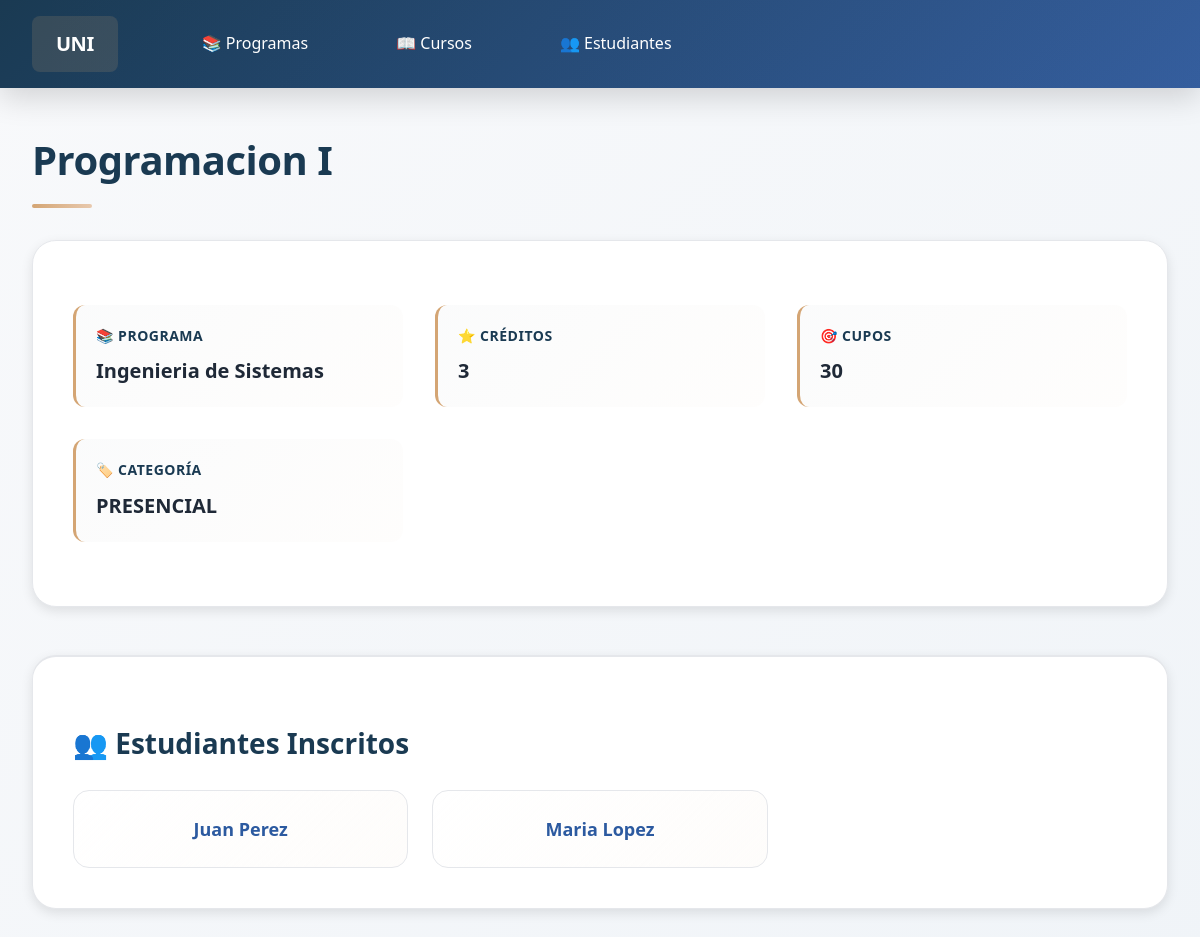
Screenshot of /cursos/1/ with the database file from the repository.
### universidad/models.py (models this page shows, shortened)
class Course(models.Model):
    CATEGORIES = [
        ("PRESENCIAL", "Presencial"),
        ("VIRTUAL", "Virtual"),
        ("HIBRIDO", "Híbrido"),
    ]
    name = models.CharField(max_length=100)
    program = models.ForeignKey(
        Program,
        on_delete=models.CASCADE,
        related_name="courses"
    )
    quotas = models.IntegerField()
    credit_number = models.IntegerField()
    category = models.CharField(
        max_length=10,
        choices=CATEGORIES,
        default="PRESENCIAL"
    )

class Program(models.Model):
    TYPES = [
        ("PREGRADO", "Pregrado"),
        ("POSGRADO", "Posgrado"),
        ("TECNOLOGO", "Tecnólogo"),
        ("ESPECIALIZACION", "Especialización"),
        ("MASTER", "Master"),
    ]
    name = models.CharField(max_length=120)
    type_program = models.CharField(
        max_length=20,
        choices=TYPES,
        default="PREGRADO"
    )

class Inscription(models.Model):
    student = models.ForeignKey(
        Student,
        on_delete=models.CASCADE,
        related_name="inscriptions"
    )
    course = models.ForeignKey(
        Course,
        on_delete=models.CASCADE,
        related_name="inscriptions"
    )
    date = models.DateField(auto_now_add=True)
    class Meta:
        constraints = [
            models.UniqueConstraint(
                fields=["student", "course"],
                name="unique_student_course"
            )
        ]

class Student(models.Model):
    name = models.CharField(max_length=100)
    email = models.EmailField(unique=True)

### universidad/views.py (the view)
# urls.py: path("cursos/<int:id>/", views.course_detail, name="course_detail"),
def course_detail(request, id):
    course = get_object_or_404(Course, id=id)
    return render(request, "universidad/course_detail.html", {
        "course": course
    })

### universidad/templates/universidad/course_detail.html (shortened to what this page needs)
{% extends "universidad/base.html" %}
{% block content %}
<h1>{{ course.name }}</h1>
<div class="detail-container">
    <div class="detail-row">
        <div class="detail-item">
            <strong>📚 Programa</strong>
            <span>{{ course.program.name }}</span>
        </div>
        <div class="detail-item">
            <strong>⭐ Créditos</strong>
            <span>{{ course.credit_number }}</span>
        </div>
        <div class="detail-item">
            <strong>🎯 Cupos</strong>
            <span>{{ course.quotas }}</span>
        </div>
        <div class="detail-item">
            <strong>🏷️ Categoría</strong>
            <span>{{ course.category }}</span>
        </div>
    </div>
</div>
<div class="detail-container enrollments-section">
    <h2>👥 Estudiantes Inscritos</h2>
    {% if course.inscriptions.all %}
        <div class="enrollments-grid">
            {% for ins in course.inscriptions.all %}
                <div class="student-card">
                    <a href="{% url 'universidad:student_detail' ins.student.id %}">
                        {{ ins.student.name }}
                    </a>
                </div>
            {% endfor %}
        </div>
    {% else %}
        <div class="empty-state">
            No hay estudiantes inscritos en este curso.
        </div>
    {% endif %}
</div>
{% endblock %}

### universidad/static/css/main.css (style rules this page uses)
* { margin: 0; padding: 0; box-sizing: border-box; }
:root { --primary: #1a3a52; --primary-light: #2c5aa0; --accent: #d4a574; --accent-light: #e8c9ae; --success: #10b981; --danger: #ef4444; --bg-primary: #f8f9fb; --bg-secondary: #ffffff; --text-primary: #1f2937; --text-secondary: #6b7280; --border: #e5e7eb; --shadow-sm: 0 2px 4px rgba(0, 0, 0, 0.05); --shadow-md: 0 4px 12px rgba(0, 0, 0, 0.1); --shadow-lg: 0 10px 30px rgba(0, 0, 0, 0.15); }
html { scroll-behavior: smooth; }
body { font-family: 'Segoe UI', 'Trebuchet MS', sans-serif; background: linear-gradient(135deg, var(--bg-primary) 0%, #f0f4f8 100%); color: var(--text-primary); line-height: 1.6; min-height: 100vh; }
h1 { font-size: 2.5rem; font-weight: 700; margin-bottom: 1rem; color: var(--primary); letter-spacing: -0.5px; animation: slideInDown 0.6s ease-out; }
h1::after { content: ''; display: block; width: 60px; height: 4px; background: linear-gradient(90deg, var(--accent), var(--accent-light)); margin-top: 0.75rem; border-radius: 2px; }
h2 { font-size: 1.75rem; font-weight: 600; margin: 2rem 0 1.5rem; color: var(--primary); }
.detail-container { background: var(--bg-secondary); border-radius: 1.5rem; padding: 2.5rem; margin: 2rem 0; box-shadow: var(--shadow-md); border: 1px solid var(--border); animation: fadeInUp 0.8s ease-out 0.3s both; }
.detail-row { display: grid; grid-template-columns: repeat(auto-fit, minmax(250px, 1fr)); gap: 2rem; margin: 1.5rem 0; }
.detail-item { padding: 1.25rem; background: linear-gradient(135deg, rgba(26, 58, 82, 0.02) 0%, rgba(212, 165, 116, 0.02) 100%); border-radius: 0.75rem; border-left: 3px solid var(--accent); }
.detail-item strong { color: var(--primary); display: block; font-size: 0.875rem; text-transform: uppercase; letter-spacing: 0.5px; margin-bottom: 0.5rem; font-weight: 600; }
.detail-item span { display: block; font-size: 1.25rem; font-weight: 600; color: var(--text-primary); }
.enrollments-section { margin-top: 3rem; padding-top: 2rem; border-top: 2px solid var(--border); }
.enrollments-grid { display: grid; grid-template-columns: repeat(auto-fill, minmax(280px, 1fr)); gap: 1.5rem; margin-top: 1.5rem; }
.student-card { background: linear-gradient(135deg, var(--bg-secondary) 0%, rgba(212, 165, 116, 0.03) 100%); border: 1px solid var(--border); border-radius: 1rem; padding: 1.5rem; text-align: center; transition: all 0.3s cubic-bezier(0.4, 0, 0.2, 1); position: relative; }
.student-card::after { content: ''; position: absolute; inset: 0; border-radius: 1rem; background: linear-gradient(135deg, var(--accent) 0%, transparent 100%); opacity: 0; transition: opacity 0.3s ease; pointer-events: none; }
.student-card a { color: var(--primary-light); text-decoration: none; font-weight: 600; font-size: 1.125rem; display: block; transition: all 0.3s ease; position: relative; z-index: 1; }

### rows the page displays
Course: name "Programacion I", program.name "Ingenieria de Sistemas", credit_number "3", quotas "30", category "PRESENCIAL"
Inscription: student.name "Juan Perez"
Inscription: student.name "Maria Lopez"
